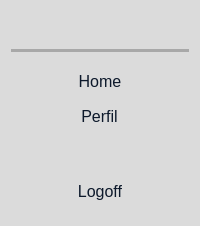
     <widget class="QFrame" name="frame_lateral_esquerdo">
      <property name="sizePolicy">
       <sizepolicy hsizetype="Preferred" vsizetype="Preferred">
        <horstretch>0</horstretch>
        <verstretch>0</verstretch>
       </sizepolicy>
      </property>
      <property name="maximumSize">
       <size>
        <width>200</width>
        <height>16777215</height>
       </size>
      </property>
      <property name="autoFillBackground">
       <bool>false</bool>
      </property>
      <property name="styleSheet">
       <string notr="true">background-color: rgb(219, 219, 219);
color: rgb(13, 25, 43);

border-top-right-radius: 5px;
border-bottom-right-radius: 5px;

border: none;</string>
      </property>
      <property name="frameShape">
       <enum>QFrame::StyledPanel</enum>
      </property>
      <property name="frameShadow">
       <enum>QFrame::Raised</enum>
      </property>
      <layout class="QVBoxLayout" name="verticalLayout">
       <item>
        <widget class="QFrame" name="frame_titulo">
         <property name="maximumSize">
          <size>
           <width>16777215</width>
           <height>50</height>
          </size>
         </property>
         <property name="styleSheet">
          <string notr="true">color: rgb(13, 25, 43);</string>
         </property>
         <property name="frameShape">
          <enum>QFrame::NoFrame</enum>
         </property>
         <property name="frameShadow">
          <enum>QFrame::Raised</enum>
         </property>
         <layout class="QHBoxLayout" name="horizontalLayout_2">
          <item>
           <widget class="QLabel" name="label">
            <property name="toolTip">
             <string>&lt;html&gt;&lt;head/&gt;&lt;body&gt;&lt;p&gt;&lt;img src=&quot;:/icons/globe.png&quot;/&gt;&lt;/p&gt;&lt;/body&gt;&lt;/html&gt;</string>
            </property>
            <property name="styleSheet">
             <string notr="true">min-width: 75px;</string>
            </property>
            <property name="text">
             <string>&lt;html&gt;&lt;head/&gt;&lt;body&gt;&lt;p align=&quot;center&quot;&gt;&lt;img src=&quot;:/icons/globe.png&quot;/&gt;&lt;/p&gt;&lt;/body&gt;&lt;/html&gt;</string>
            </property>
           </widget>
          </item>
         </layout>
        </widget>
       </item>
       <item>
        <widget class="Line" name="line">
         <property name="styleSheet">
          <string notr="true">background-color:  rgb(168, 168, 168);
</string>
         </property>
         <property name="orientation">
          <enum>Qt::Horizontal</enum>
         </property>
        </widget>
       </item>
       <item>
        <widget class="QFrame" name="frame_menu">
         <property name="maximumSize">
          <size>
           <width>200</width>
           <height>16777215</height>
          </size>
         </property>
         <property name="styleSheet">
          <string notr="true">color: rgb(13, 25, 43);</string>
         </property>
         <property name="frameShape">
          <enum>QFrame::NoFrame</enum>
         </property>
         <property name="frameShadow">
          <enum>QFrame::Raised</enum>
         </property>
         <layout class="QVBoxLayout" name="verticalLayout_2">
          <item alignment="Qt::AlignVCenter">
           <widget class="QPushButton" name="btn_home">
            <property name="styleSheet">
             <string notr="true">padding: 5px 10px;
border-radius: 2px;
min-width: 10px;
min-height: 10px;
font-size: 16px;</string>
            </property>
            <property name="text">
             <string>Home</string>
            </property>
           </widget>
          </item>
          <item alignment="Qt::AlignHCenter">
           <widget class="QPushButton" name="btn_perfil">
            <property name="styleSheet">
             <string notr="true">padding: 5px 10px;
border-radius: 2px;
min-width: 10px;
min-height: 10px;
font-size: 16px;</string>
            </property>
            <property name="text">
             <string>Perfil</string>
            </property>
           </widget>
          </item>
          <item>
           <spacer name="verticalSpacer_2">
            <property name="orientation">
             <enum>Qt::Vertical</enum>
            </property>
            <property name="sizeHint" stdset="0">
             <size>
              <width>20</width>
              <height>40</height>
             </size>
            </property>
           </spacer>
          </item>
          <item>
           <widget class="QPushButton" name="btn_logoff">
            <property name="styleSheet">
             <string notr="true">padding: 5px 10px;
border-radius: 2px;
min-width: 10px;
min-height: 10px;
font-size: 16px;</string>
            </property>
            <property name="text">
             <string>Logoff</string>
            </property>
           </widget>
          </item>
         </layout>
        </widget>
       </item>
      </layout>
     </widget>
